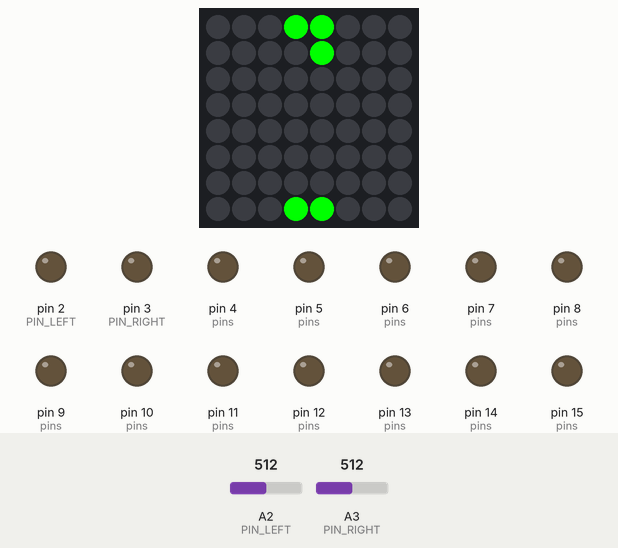
A sketch run on a simulated Arduino Uno, built with avr-gcc and run on an emulated ATmega328P. Parts: 8×8 RGB LED matrix (first LED top left, wired row by row), output pins drawn as LEDs (lit = HIGH). The inputs (shaded band) are chosen by the test bench; at power-on: A2 (PIN_LEFT) = 512, A3 (PIN_RIGHT) = 512. Random numbers use the default seed unless the sketch sets one; what the sketch prints to the serial monitor is not drawn.

Above: at 1.7 s.
1.8 s: A2 (PIN_LEFT) set to 716
At 2.28 s:
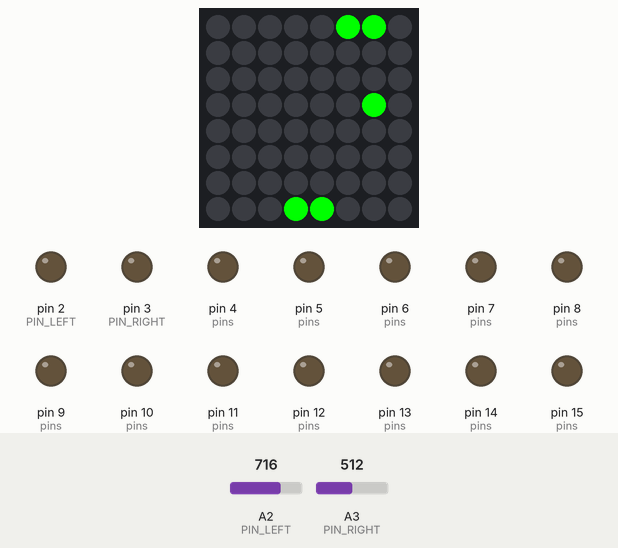
3.4 s: A3 (PIN_RIGHT) set to 716
At 4.0 s:
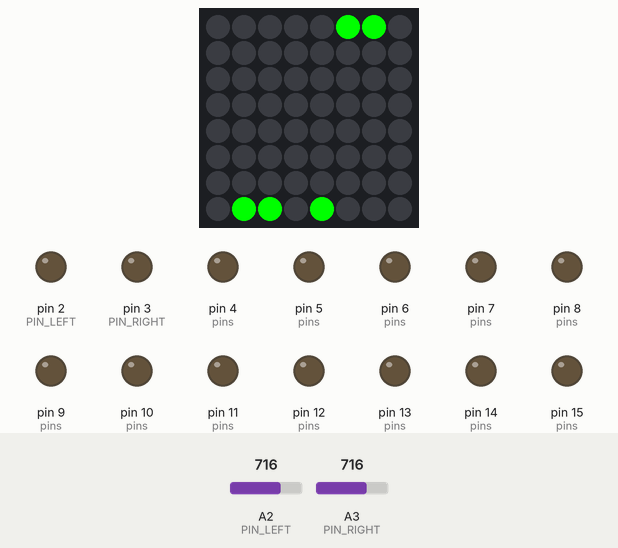
4.9 s: A2 (PIN_LEFT) set to 900
At 5.7 s:
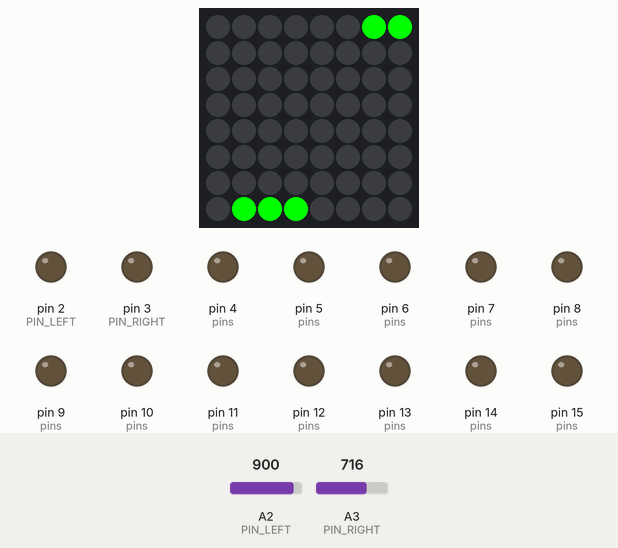
6.4 s: A3 (PIN_RIGHT) set to 900
At 7.1 s:
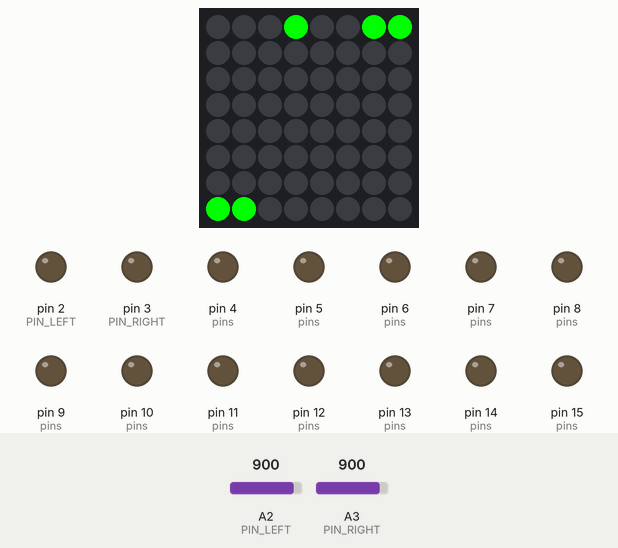
7.9 s: A2 (PIN_LEFT) set to 511
At 8.15 s:
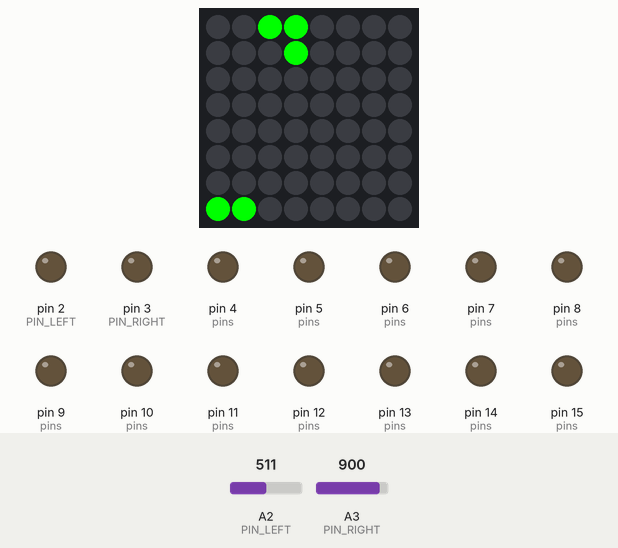
9.4 s: A3 (PIN_RIGHT) set to 306
At 9.76 s:
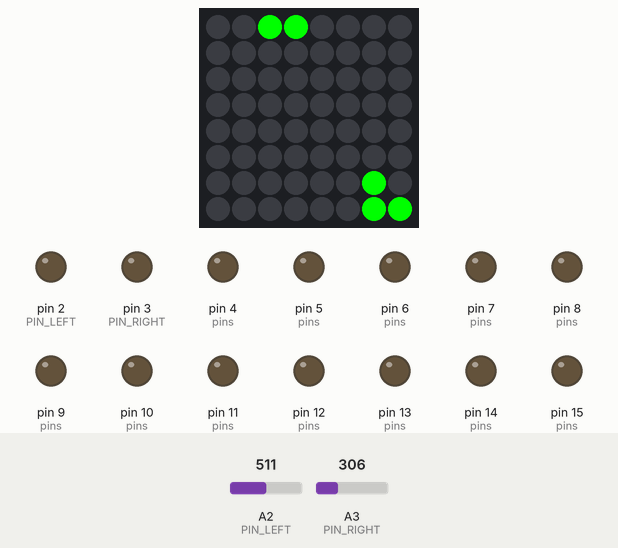
Timing chart, 0 to 11.9 s (numbered marks = the images above; inputs shaded):
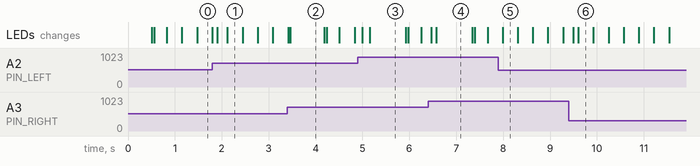

The sketch:

pong.ino
```cpp
/**
 * Ping Pong with 8x8 Led Dot Matrix on Arduino
 *
 * @author  Bruno Soares
 * @website www.bsoares.com.br
 */

#include <Wire.h>
#include "Adafruit_LEDBackpack.h"
#include "Adafruit_GFX.h"
#include "TimerOne.h"

Adafruit_BicolorMatrix matrix = Adafruit_BicolorMatrix();

#define PIN_LEFT 2
#define PIN_RIGHT 3

unsigned int left = 0;
unsigned int right = 0;
int angle = 0;
int radians;

byte rows[8] = {9, 14, 8, 12, 1, 7, 2, 5};
byte cols[8] = {13, 3, 4, 10, 6, 11, 15, 16};
byte pins[16] = {5, 4, 3, 2, 14, 15, 16, 17, 13, 12, 11, 10, 9, 8, 7, 6};
byte screen[8] = {0, 0, 0, 0, 0, 0, 0, 0};
uint8_t PROGMEM screen_bmp[] =
  { B00111100,
    B01000010,
    B10100101,
    B10000001,
    B10100101,
    B10011001,
    B01000010,
    B00111100 };


volatile byte screenRow = 0;
volatile byte screenCol = 0;

int TIME_STEP = 50;

int _angle;
int _px;
int _py;
int _w = 7;
int _h = 7;
int _wall[] = {3, 3};
int _count = 0;
int _speed = 3;
int _countPoints = 0;


void setup() {
  //Timer1.initialize(100);
  for (int i = 2; i <= 17; i++)
    pinMode(i, OUTPUT);
  //Timer1.attachInterrupt(doubleBuffer);

  Serial.begin(9600);

  matrix.begin(0x70);  // pass in the address

  face();
  reset();
}

void doubleBuffer() {
  matrix.clear();
  for (int i = 0; i < 8; ++i)
    for (int j = 0; j < 8; ++j)
      {
      if (screen[i] & (0x1 << j))
        matrix.drawPixel(i, j, LED_GREEN);
      }
  Serial.println("hello");
  matrix.writeDisplay();
  return;
}

byte translatePin(byte original) {
  return pins[original - 1];
}

void allOFF() {
  for (int i = 0; i < 8; i++)
    screen[i] = 0;
}

void on(byte row, byte column) {
    screen[column-1] |= (B1 << (row - 1));
}

void off(byte row, byte column) {
    screen[column-1] &= ~(B1 << (row - 1));
}

void calcWall()
{
  left = analogRead(PIN_LEFT);
  right = analogRead(PIN_RIGHT);
  left = constrain(map(left, 223, 800, 0, 6), 0, 6);
  right = constrain(map(right, 223, 800, 6, 0), 0, 6);

  clearWall();

  on(1, left + 1);
  on(1, left + 2);
  on(8, right + 1);
  on(8, right + 2);

  _wall[0] = left;
  _wall[1] = right;
  show();
}

void clearWall()
{
  for (int i = 0; i < 8; i++)
    screen[i] &= B01111110;
}

void clearGame()
{
  for (int i = 0; i < 8; i++)
    screen[i] &= B10000001;
}

void loop() {
  doubleBuffer();
  calcWall();
  enterFrameHandler();
  delay(TIME_STEP);
}

void enterFrameHandler()
{
  if (_count++ < _speed)
    return;

  _count = 0;
  checkCollision();
  calcAngleIncrement();
  show();
}

void retorted(int angle)
{
  Serial.println(angle);
  _angle = angle;

  if (++_countPoints % 5 == 0 && _speed > 1)
    _speed--;
}

void resetAnim()
{
  for (int i = 0; i < 8; i++)
  {
    screen[i] = B11111111;
    delay(25);
  }
  for (int i = 0; i < 8; i++)
  {
    screen[i] = B00000000;
    delay(25);
  }
}

void face()
{
  on(1, 1);
  on(1, 2);
  on(2, 1);
  on(2, 2);
  on(7, 1);
  on(7, 2);
  on(8, 1);
  on(8, 2);
  on(1, 1);
  on(1, 2);
  on(4, 4);
  on(4, 5);
  on(5, 4);
  on(5, 5);
  on(2, 7);
  on(7, 7);
  on(3, 8);
  on(4, 8);
  on(5, 8);
  on(6, 8);
  delay(TIME_STEP);
}

void reset()
{

  resetAnim();

  _px = random(3, 5);
  _py = random(3, 5);
  _angle = random(0, 2) == 0 ? 0 : 180;
  _speed = 5;
  _countPoints = 0;

  show();
  delay(TIME_STEP);
}

void show()
{
  clearGame();
  on(_px + 1, _py + 1);
}

void checkCollision()
{
  if (_px == _w - 1)
  {
    if (_angle == 315 || _angle == 0 || _angle == 45)
    {
      if (_py == _wall[1] || _py == _wall[1] + 1)
      {
        if (_angle == 0 && _py == _wall[1])
          retorted(225);
        else if (_angle == 0 && _py == _wall[1] + 1)
          retorted(135);
        else if (_angle == 45 && _py == _wall[1])
          retorted(135);
        else if (_angle == 45 && _py == _wall[1] + 1)
          retorted(180);
        else if (_angle == 315 && _py == _wall[1])
          retorted(180);
        else if (_angle == 315 && _py == _wall[1] + 1)
          retorted(225);
      }
    }
  }
  else if (_px == 1)
  {
    if (_angle == 225 || _angle == 180 || _angle == 135)
    {
      if (_py == _wall[0] || _py == _wall[0] + 1)
      {
        if (_angle == 180 && _py == _wall[0])
          retorted(315);
        else if (_angle == 180 && _py == _wall[0] + 1)
          retorted(45);
        else if (_angle == 135 && _py == _wall[0])
          retorted(45);
        else if (_angle == 135 && _py == _wall[0] + 1)
          retorted(0);
        else if (_angle == 225 && _py == _wall[0])
          retorted(0);
        else if (_angle == 225 && _py == _wall[0] + 1)
          retorted(315);
      }
    }
  }

  if (_px == _w)
  {
    reset();
  }
  else if (_px == 0)
  {
    reset();
  }
  else if (_py == _h)
  {
    if (_angle == 45)
      _angle = 315;
    else if (_angle == 135)
      _angle = 225;
  }
  else if (_py == 0)
  {
    if (_angle == 225)
      _angle = 135;
    else if (_angle == 315)
      _angle = 45;
  }
}

void calcAngleIncrement()
{
  if (_angle == 0 || _angle == 360)
  {
    _px += 1;
  }
  else if (_angle == 45)
  {
    _px += 1;
    _py += 1;
  }
  else if (_angle == 135)
  {
    _px -= 1;
    _py += 1;
  }
  else if (_angle == 180)
  {
    _px -= 1;
  }
  else if (_angle == 225)
  {
    _px -= 1;
    _py -= 1;
  }
  else if (_angle == 315)
  {
    _px += 1;
    _py -= 1;
  }
}
```

Measured:
- what the display in image 2 shows lasts 0.7 s, from 3.5 s to 4.2 s
- what the display in image 3 shows lasts 0.7 s, from 5.2 s to 5.9 s
